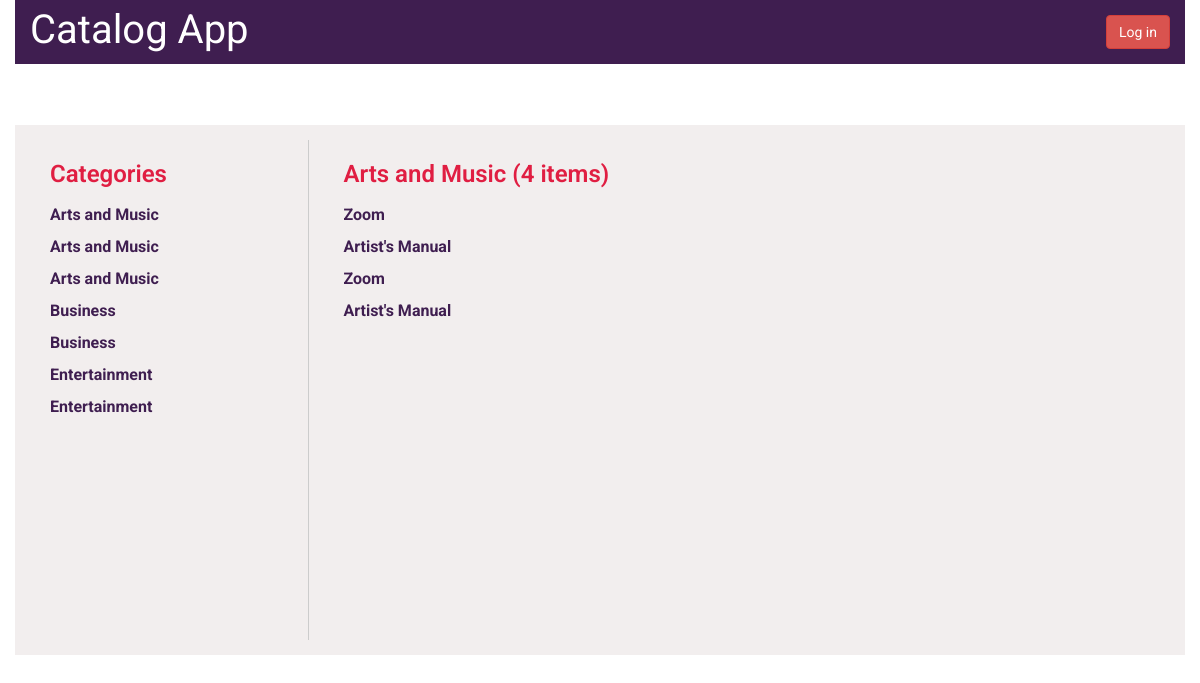
The app's page /catalog/2/items with its own data.
### database_setup.py (models this page shows, shortened)
class Category(Base):
    __tablename__ = 'category'
    id = Column(Integer, primary_key=True)
    name = Column(String(250), nullable=False)

class CategoryItem(Base):
    __tablename__ = 'category_item'
    title = Column(String(80), nullable=False)
    id = Column(Integer, primary_key=True)
    description = Column(String(250))
    category_id = Column(Integer, ForeignKey('category.id'))
    category = relationship(Category)
    user_id = Column(Integer, ForeignKey('user.id'))
    user = relationship(User)

### project.py (the view)
@app.route('/catalog/<int:category_id>/items')
def showItems(category_id):
    category_items = session.query(CategoryItem).filter_by(
                     category_id=category_id).all()
    item_number = len(category_items)
    category = session.query(Category).filter_by(id=category_id).one()
    categories = session.query(Category).order_by(asc(Category.name))
    return render_template('itemslist.html',
                           category=category, items=category_items,
                           categories=categories, item_number=item_number)

### templates/itemslist.html (shortened to what this page needs)
{% extends "main.html" %}
{% block content %}
{% include "header.html" %}
<div class="row main-content">
		<div class="row">
		<div class="col-md-3">
			<h2>Categories</h2>
			<ul>
				{% for category in categories %}
				<li>
					<a href = "{{url_for('showItems', category_id = category.id)}}">
					   {{category.name}}
		            </a>
				</li>
				 {% endfor %}
			</ul>
		</div>
		<div class="col-md-9">
			<h2>{{category.name}} ({{item_number}} items)</h2>
			{% if items !=[] %}
			<ul>
				{% for i in items %}
				<li>
					<a href="{{url_for('itemDescription', item_id = i.id)}}">
						    {{i.title}}
							 </a>
				</li>
	       {% endfor %}
	       </ul>
	        {% endif %}
		</div>
	</div>
	</div>
{% endblock %}

### static/style.css (style rules this page uses)
* { font-family: "Helvetica Neue Bold", Roboto, Helvetica, Arial, sans-serif; font-weight: 700; }
h2 { font-size: 24px; color: #e01e42; font-weight: 600; line-height: 29px; margin-left: 20px; }
.col-md-9 { border-left: 1px solid #ccc; min-height: 500px; }
ul { padding-left: 20px; }
li { list-style: none; line-height: 2; }
a { font-size: 16px; color: #3f1e50; }
.main-content { background-color: #f2eeee; padding: 15px; }

### records on screen
Category: name "Arts and Music"
Category: name "Arts and Music"
Category: name "Arts and Music"
Category: name "Business"
Category: name "Business"
Category: name "Entertainment"
Category: name "Entertainment"
CategoryItem: title "Zoom"
CategoryItem: title "Artist's Manual"
CategoryItem: title "Zoom"
CategoryItem: title "Artist's Manual"

### other values on screen
{{ item_number }} "4"
